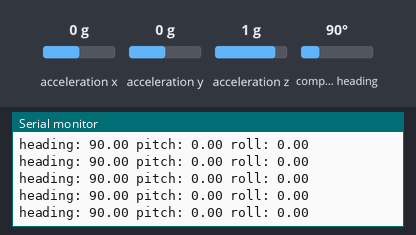
This sketch was run on a simulated Raspberry Pi Pico. Shown: the last lines printed to the serial monitor. Inputs (shaded band) come from the test bench; at power-on: acceleration x 0 g, acceleration y 0 g, acceleration z 1 g, compass heading 90°.

Above: at 1.2 s.
1.3 s: acceleration x set to -1.4 g
At 1.31 s:
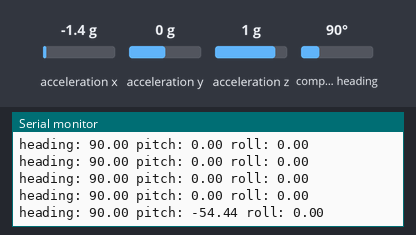
2.8 s: acceleration y set to -1.4 g
At 2.81 s:
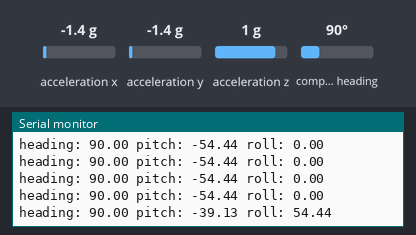
4.3 s: acceleration z set to -1.4 g
At 4.31 s:
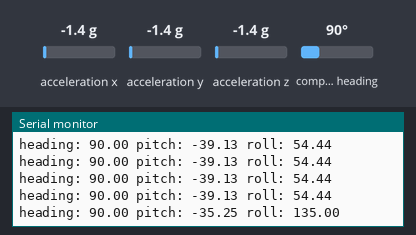
5.8 s: compass heading set to 7°
At 5.81 s:
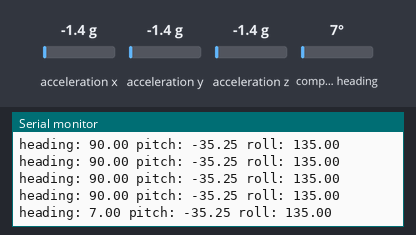
Timing chart, 0 to 8.3 s (numbered marks = the images above; inputs shaded):
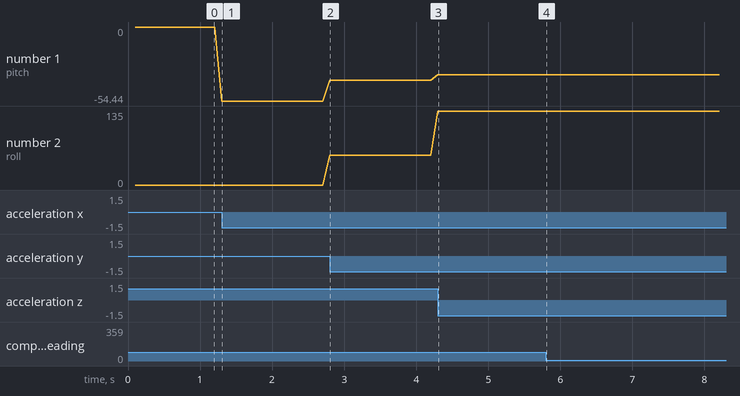

Measured:
- after the input at 1.3 s, the serial monitor: prints a new line at once (image 1)
- after the input at 2.8 s, the serial monitor: prints a new line at once (image 2)
- after the input at 4.3 s, the serial monitor: prints a new line at once (image 3)
- after the input at 5.8 s, the serial monitor: prints a new line at once (image 4)
- plotted number 1: 0 → -54.44 after the input at 1.3 s, -54.44 → -39.13 after the input at 2.8 s, -39.13 → -35.25 after the input at 4.3 s
- plotted number 2: 0 → 54.44 after the input at 2.8 s, 54.44 → 135 after the input at 4.3 s

The sketch:

bno055_euler.ino
```cpp
// snippet: bno055_euler
// tags: imu, bno055, adafruit, euler, orientation, heading, pitch, roll, yaw, 9dof, fusion
// boards: avr, esp32, megaavr, nano33iot, romi32u4, rp2040
// library: Adafruit BNO055, Adafruit Unified Sensor
// description: Read fused Euler angles (heading/pitch/roll) from Adafruit BNO055
// prompts: BNO055 IMU, absolute orientation, heading pitch roll yaw, Euler angles, 9DOF fusion, compass heading, Adafruit BNO055
// not-tags: mpu6050, mpu9250, lsm6ds3, lsm6dsox, adxl345, bno085, bno08x, icm20948, icm42688, lis3dh
// exact-include: Wire.h, Adafruit_Sensor.h, Adafruit_BNO055.h

#include <Wire.h>
#include <Adafruit_Sensor.h>
#include <Adafruit_BNO055.h>

Adafruit_BNO055 bno = Adafruit_BNO055(55, 0x28);
unsigned long prevMs = 0;

void setup() {
  Serial.begin(9600);
  while (!Serial && millis() < 3000);
  if (!bno.begin()) {
    Serial.println("BNO055 not found");
    while (1);
  }
  bno.setExtCrystalUse(true);
}

void loop() {
  unsigned long now = millis();
  if (now - prevMs < 100) return;
  prevMs = now;

  sensors_event_t event;
  bno.getEvent(&event);  // unified API: fills event.orientation.{x=heading, y=pitch, z=roll} in degrees
  Serial.print("heading: "); Serial.print(event.orientation.x);
  Serial.print(" pitch: "); Serial.print(event.orientation.y);
  Serial.print(" roll: "); Serial.println(event.orientation.z);
}
```
